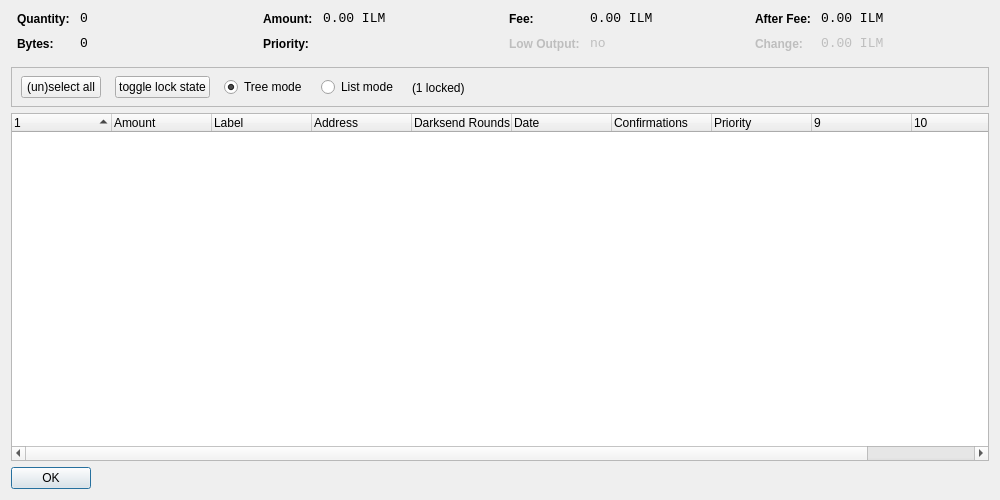
<?xml version="1.0" encoding="UTF-8"?>
<ui version="4.0">
 <class>CoinControlDialog</class>
 <widget class="QDialog" name="CoinControlDialog">
  <property name="geometry">
   <rect>
    <x>0</x>
    <y>0</y>
    <width>1000</width>
    <height>500</height>
   </rect>
  </property>
  <property name="windowTitle">
   <string>Coin Control</string>
  </property>
  <layout class="QVBoxLayout" name="verticalLayout">
   <item>
    <layout class="QHBoxLayout" name="horizontalLayoutTop" stretch="0,0,0,0">
     <property name="topMargin">
      <number>0</number>
     </property>
     <property name="bottomMargin">
      <number>10</number>
     </property>
     <item>
      <layout class="QFormLayout" name="formLayoutCoinControl1">
       <property name="horizontalSpacing">
        <number>10</number>
       </property>
       <property name="verticalSpacing">
        <number>10</number>
       </property>
       <property name="leftMargin">
        <number>6</number>
       </property>
       <property name="rightMargin">
        <number>6</number>
       </property>
       <item row="0" column="0">
        <widget class="QLabel" name="labelCoinControlQuantityText">
         <property name="styleSheet">
          <string notr="true">font-weight:bold;</string>
         </property>
         <property name="text">
          <string>Quantity:</string>
         </property>
        </widget>
       </item>
       <item row="0" column="1">
        <widget class="QLabel" name="labelCoinControlQuantity">
         <property name="font">
          <font>
           <family>Monospace</family>
           <pointsize>10</pointsize>
          </font>
         </property>
         <property name="cursor">
          <cursorShape>IBeamCursor</cursorShape>
         </property>
         <property name="contextMenuPolicy">
          <enum>Qt::ActionsContextMenu</enum>
         </property>
         <property name="text">
          <string notr="true">0</string>
         </property>
         <property name="textInteractionFlags">
          <set>Qt::LinksAccessibleByMouse|Qt::TextSelectableByKeyboard|Qt::TextSelectableByMouse</set>
         </property>
        </widget>
       </item>
       <item row="1" column="0">
        <widget class="QLabel" name="labelCoinControlBytesText">
         <property name="styleSheet">
          <string notr="true">font-weight:bold;</string>
         </property>
         <property name="text">
          <string>Bytes:</string>
         </property>
        </widget>
       </item>
       <item row="1" column="1">
        <widget class="QLabel" name="labelCoinControlBytes">
         <property name="font">
          <font>
           <family>Monospace</family>
           <pointsize>10</pointsize>
          </font>
         </property>
         <property name="cursor">
          <cursorShape>IBeamCursor</cursorShape>
         </property>
         <property name="contextMenuPolicy">
          <enum>Qt::ActionsContextMenu</enum>
         </property>
         <property name="text">
          <string notr="true">0</string>
         </property>
         <property name="textInteractionFlags">
          <set>Qt::LinksAccessibleByMouse|Qt::TextSelectableByKeyboard|Qt::TextSelectableByMouse</set>
         </property>
        </widget>
       </item>
      </layout>
     </item>
     <item>
      <layout class="QFormLayout" name="formLayoutCoinControl2">
       <property name="horizontalSpacing">
        <number>10</number>
       </property>
       <property name="verticalSpacing">
        <number>10</number>
       </property>
       <property name="leftMargin">
        <number>6</number>
       </property>
       <property name="rightMargin">
        <number>6</number>
       </property>
       <item row="0" column="0">
        <widget class="QLabel" name="labelCoinControlAmountText">
         <property name="styleSheet">
          <string notr="true">font-weight:bold;</string>
         </property>
         <property name="text">
          <string>Amount:</string>
         </property>
        </widget>
       </item>
       <item row="0" column="1">
        <widget class="QLabel" name="labelCoinControlAmount">
         <property name="font">
          <font>
           <family>Monospace</family>
           <pointsize>10</pointsize>
          </font>
         </property>
         <property name="cursor">
          <cursorShape>IBeamCursor</cursorShape>
         </property>
         <property name="contextMenuPolicy">
          <enum>Qt::ActionsContextMenu</enum>
         </property>
         <property name="text">
          <string notr="true">0.00 ILM</string>
         </property>
         <property name="textInteractionFlags">
          <set>Qt::LinksAccessibleByMouse|Qt::TextSelectableByKeyboard|Qt::TextSelectableByMouse</set>
         </property>
        </widget>
       </item>
       <item row="1" column="0">
        <widget class="QLabel" name="labelCoinControlPriorityText">
         <property name="styleSheet">
          <string notr="true">font-weight:bold;</string>
         </property>
         <property name="text">
          <string>Priority:</string>
         </property>
        </widget>
       </item>
       <item row="1" column="1">
        <widget class="QLabel" name="labelCoinControlPriority">
         <property name="font">
          <font>
           <family>Monospace</family>
           <pointsize>10</pointsize>
          </font>
         </property>
         <property name="cursor">
          <cursorShape>IBeamCursor</cursorShape>
         </property>
         <property name="contextMenuPolicy">
          <enum>Qt::ActionsContextMenu</enum>
         </property>
         <property name="text">
          <string/>
         </property>
         <property name="textInteractionFlags">
          <set>Qt::LinksAccessibleByMouse|Qt::TextSelectableByKeyboard|Qt::TextSelectableByMouse</set>
         </property>
        </widget>
       </item>
      </layout>
     </item>
     <item>
      <layout class="QFormLayout" name="formLayoutCoinControl3">
       <property name="horizontalSpacing">
        <number>10</number>
       </property>
       <property name="verticalSpacing">
        <number>10</number>
       </property>
       <property name="leftMargin">
        <number>6</number>
       </property>
       <property name="rightMargin">
        <number>6</number>
       </property>
       <item row="0" column="0">
        <widget class="QLabel" name="labelCoinControlFeeText">
         <property name="styleSheet">
          <string notr="true">font-weight:bold;</string>
         </property>
         <property name="text">
          <string>Fee:</string>
         </property>
        </widget>
       </item>
       <item row="0" column="1">
        <widget class="QLabel" name="labelCoinControlFee">
         <property name="font">
          <font>
           <family>Monospace</family>
           <pointsize>10</pointsize>
          </font>
         </property>
         <property name="cursor">
          <cursorShape>IBeamCursor</cursorShape>
         </property>
         <property name="contextMenuPolicy">
          <enum>Qt::ActionsContextMenu</enum>
         </property>
         <property name="text">
          <string notr="true">0.00 ILM</string>
         </property>
         <property name="textInteractionFlags">
          <set>Qt::LinksAccessibleByMouse|Qt::TextSelectableByKeyboard|Qt::TextSelectableByMouse</set>
         </property>
        </widget>
       </item>
       <item row="1" column="0">
        <widget class="QLabel" name="labelCoinControlLowOutputText">
         <property name="enabled">
          <bool>false</bool>
         </property>
         <property name="styleSheet">
          <string notr="true">font-weight:bold;</string>
         </property>
         <property name="text">
          <string>Low Output:</string>
         </property>
        </widget>
       </item>
       <item row="1" column="1">
        <widget class="QLabel" name="labelCoinControlLowOutput">
         <property name="enabled">
          <bool>false</bool>
         </property>
         <property name="font">
          <font>
           <family>Monospace</family>
           <pointsize>10</pointsize>
          </font>
         </property>
         <property name="cursor">
          <cursorShape>IBeamCursor</cursorShape>
         </property>
         <property name="contextMenuPolicy">
          <enum>Qt::ActionsContextMenu</enum>
         </property>
         <property name="text">
          <string notr="true">no</string>
         </property>
         <property name="textInteractionFlags">
          <set>Qt::LinksAccessibleByMouse|Qt::TextSelectableByKeyboard|Qt::TextSelectableByMouse</set>
         </property>
        </widget>
       </item>
      </layout>
     </item>
     <item>
      <layout class="QFormLayout" name="formLayoutCoinControl4">
       <property name="horizontalSpacing">
        <number>10</number>
       </property>
       <property name="verticalSpacing">
        <number>10</number>
       </property>
       <property name="leftMargin">
        <number>6</number>
       </property>
       <property name="rightMargin">
        <number>6</number>
       </property>
       <item row="0" column="0">
        <widget class="QLabel" name="labelCoinControlAfterFeeText">
         <property name="styleSheet">
          <string notr="true">font-weight:bold;</string>
         </property>
         <property name="text">
          <string>After Fee:</string>
         </property>
        </widget>
       </item>
       <item row="0" column="1">
        <widget class="QLabel" name="labelCoinControlAfterFee">
         <property name="font">
          <font>
           <family>Monospace</family>
           <pointsize>10</pointsize>
          </font>
         </property>
         <property name="cursor">
          <cursorShape>IBeamCursor</cursorShape>
         </property>
         <property name="contextMenuPolicy">
          <enum>Qt::ActionsContextMenu</enum>
         </property>
         <property name="text">
          <string notr="true">0.00 ILM</string>
         </property>
         <property name="textInteractionFlags">
          <set>Qt::LinksAccessibleByMouse|Qt::TextSelectableByKeyboard|Qt::TextSelectableByMouse</set>
         </property>
        </widget>
       </item>
       <item row="1" column="0">
        <widget class="QLabel" name="labelCoinControlChangeText">
         <property name="enabled">
          <bool>false</bool>
         </property>
         <property name="styleSheet">
          <string notr="true">font-weight:bold;</string>
         </property>
         <property name="text">
          <string>Change:</string>
         </property>
        </widget>
       </item>
       <item row="1" column="1">
        <widget class="QLabel" name="labelCoinControlChange">
         <property name="enabled">
          <bool>false</bool>
         </property>
         <property name="font">
          <font>
           <family>Monospace</family>
           <pointsize>10</pointsize>
          </font>
         </property>
         <property name="cursor">
          <cursorShape>IBeamCursor</cursorShape>
         </property>
         <property name="contextMenuPolicy">
          <enum>Qt::ActionsContextMenu</enum>
         </property>
         <property name="text">
          <string notr="true">0.00 ILM</string>
         </property>
         <property name="textInteractionFlags">
          <set>Qt::LinksAccessibleByMouse|Qt::TextSelectableByKeyboard|Qt::TextSelectableByMouse</set>
         </property>
        </widget>
       </item>
      </layout>
     </item>
    </layout>
   </item>
   <item>
    <widget class="QFrame" name="frame">
     <property name="minimumSize">
      <size>
       <width>0</width>
       <height>40</height>
      </size>
     </property>
     <property name="frameShape">
      <enum>QFrame::StyledPanel</enum>
     </property>
     <property name="frameShadow">
      <enum>QFrame::Sunken</enum>
     </property>
     <widget class="QWidget" name="horizontalLayoutWidget">
      <property name="geometry">
       <rect>
        <x>10</x>
        <y>0</y>
        <width>781</width>
        <height>41</height>
       </rect>
      </property>
      <layout class="QHBoxLayout" name="horizontalLayoutPanel" stretch="0,0,0,0,0">
       <property name="spacing">
        <number>14</number>
       </property>
       <item>
        <widget class="QPushButton" name="pushButtonSelectAll">
         <property name="sizePolicy">
          <sizepolicy hsizetype="Maximum" vsizetype="Fixed">
           <horstretch>0</horstretch>
           <verstretch>0</verstretch>
          </sizepolicy>
         </property>
         <property name="text">
          <string>(un)select all</string>
         </property>
        </widget>
       </item>
        <item>
         <widget class="QPushButton" name="pushButtonToggleLock">
          <property name="sizePolicy">
           <sizepolicy hsizetype="Maximum" vsizetype="Fixed">
            <horstretch>0</horstretch>
            <verstretch>0</verstretch>
           </sizepolicy>
          </property>
          <property name="text">
           <string>toggle lock state</string>
          </property>
          <property name="autoDefault">
           <bool>false</bool>
          </property>
         </widget>
        </item>
       <item>
        <widget class="QRadioButton" name="radioTreeMode">
         <property name="sizePolicy">
          <sizepolicy hsizetype="Maximum" vsizetype="Fixed">
           <horstretch>0</horstretch>
           <verstretch>0</verstretch>
          </sizepolicy>
         </property>
         <property name="text">
          <string>Tree mode</string>
         </property>
         <property name="checked">
          <bool>true</bool>
         </property>
        </widget>
       </item>
       <item>
        <widget class="QRadioButton" name="radioListMode">
         <property name="sizePolicy">
          <sizepolicy hsizetype="Maximum" vsizetype="Fixed">
           <horstretch>0</horstretch>
           <verstretch>0</verstretch>
          </sizepolicy>
         </property>
         <property name="text">
          <string>List mode</string>
         </property>
        </widget>
       </item>
        <item>
         <widget class="QLabel" name="labelLocked">
          <property name="text">
           <string>(1 locked)</string>
          </property>
         </widget>
        </item>
       <item>
        <spacer name="horizontalSpacer">
         <property name="orientation">
          <enum>Qt::Horizontal</enum>
         </property>
         <property name="sizeHint" stdset="0">
          <size>
           <width>40</width>
           <height>20</height>
          </size>
         </property>
        </spacer>
       </item>
      </layout>
     </widget>
    </widget>
   </item>
   <item>
    <widget class="CoinControlTreeWidget" name="treeWidget">
     <property name="contextMenuPolicy">
      <enum>Qt::CustomContextMenu</enum>
     </property>
     <property name="sortingEnabled">
      <bool>false</bool>
     </property>
     <property name="columnCount">
      <number>11</number>
     </property>
     <attribute name="headerShowSortIndicator" stdset="0">
      <bool>true</bool>
     </attribute>
     <attribute name="headerStretchLastSection">
      <bool>false</bool>
     </attribute>
     <column>
      <property name="text">
       <string/>
      </property>
     </column>
     <column>
      <property name="text">
       <string>Amount</string>
      </property>
     </column>
     <column>
      <property name="text">
       <string>Label</string>
      </property>
     </column>
     <column>
      <property name="text">
       <string>Address</string>
      </property>
     </column>
     <column>
      <property name="text">
       <string>Darksend Rounds</string>
      </property>
    </column>
     <column>
      <property name="text">
       <string>Date</string>
      </property>
     </column>
     <column>
      <property name="text">
       <string>Confirmations</string>
      </property>
      <property name="toolTip">
       <string>Confirmed</string>
      </property>
     </column>
     <column>
      <property name="text">
       <string>Priority</string>
      </property>
     </column>
     <column>
      <property name="text">
       <string/>
      </property>
     </column>
     <column>
      <property name="text">
       <string/>
      </property>
     </column>
     <column>
      <property name="text">
       <string/>
      </property>
     </column>
     <column>
      <property name="text">
       <string/>
      </property>
     </column>
    </widget>
   </item>
   <item>
    <widget class="QDialogButtonBox" name="buttonBox">
     <property name="sizePolicy">
      <sizepolicy hsizetype="Maximum" vsizetype="Fixed">
       <horstretch>0</horstretch>
       <verstretch>0</verstretch>
      </sizepolicy>
     </property>
     <property name="orientation">
      <enum>Qt::Horizontal</enum>
     </property>
     <property name="standardButtons">
      <set>QDialogButtonBox::Ok</set>
     </property>
    </widget>
   </item>
  </layout>
 </widget>
 <customwidgets>
  <customwidget>
   <class>CoinControlTreeWidget</class>
   <extends>QTreeWidget</extends>
   <header>coincontroltreewidget.h</header>
  </customwidget>
 </customwidgets>
 <resources/>
 <connections/>
</ui>
